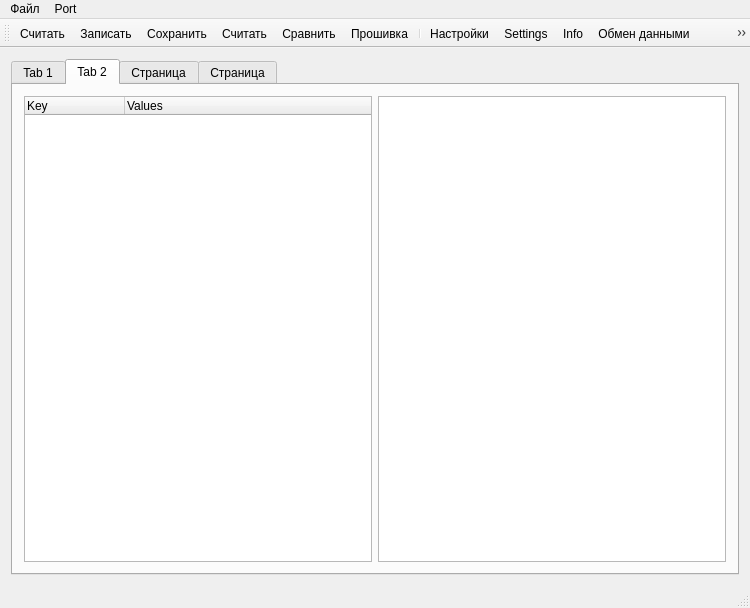
<?xml version="1.0" encoding="UTF-8"?>
<ui version="4.0">
 <class>ListenPort</class>
 <widget class="QMainWindow" name="ListenPort">
  <property name="geometry">
   <rect>
    <x>0</x>
    <y>0</y>
    <width>750</width>
    <height>608</height>
   </rect>
  </property>
  <property name="windowTitle">
   <string>ListenPort</string>
  </property>
  <widget class="QWidget" name="centralWidget">
   <layout class="QGridLayout" name="gridLayout">
    <item row="0" column="0">
     <widget class="QTabWidget" name="tabWidget">
      <property name="currentIndex">
       <number>1</number>
      </property>
      <widget class="QWidget" name="tab">
       <attribute name="title">
        <string>Tab 1</string>
       </attribute>
       <layout class="QGridLayout" name="gridLayout_3">
        <item row="0" column="0">
         <widget class="QGroupBox" name="grBoxSettings">
          <property name="title">
           <string>Settings</string>
          </property>
          <layout class="QFormLayout" name="formLayout">
           <item row="0" column="0">
            <widget class="QLabel" name="lblPort">
             <property name="text">
              <string>Port</string>
             </property>
            </widget>
           </item>
           <item row="0" column="1">
            <widget class="QComboBox" name="cbPortName"/>
           </item>
           <item row="1" column="0">
            <widget class="QLabel" name="lblBaudRate">
             <property name="text">
              <string>Baud Rate</string>
             </property>
            </widget>
           </item>
           <item row="1" column="1">
            <widget class="QComboBox" name="cbBaudRate"/>
           </item>
           <item row="2" column="0">
            <widget class="QLabel" name="lblDataBits">
             <property name="text">
              <string>Data Bits</string>
             </property>
            </widget>
           </item>
           <item row="2" column="1">
            <widget class="QComboBox" name="cbDataBist"/>
           </item>
           <item row="3" column="0">
            <widget class="QLabel" name="lblPairity">
             <property name="text">
              <string>Pairity</string>
             </property>
            </widget>
           </item>
           <item row="3" column="1">
            <widget class="QComboBox" name="cbPairity"/>
           </item>
           <item row="4" column="0">
            <widget class="QLabel" name="lblStopBits">
             <property name="text">
              <string>Stop Bits</string>
             </property>
            </widget>
           </item>
           <item row="4" column="1">
            <widget class="QComboBox" name="cbStopBits"/>
           </item>
           <item row="5" column="0">
            <widget class="QLabel" name="lblFlowControl">
             <property name="text">
              <string>Flow Control</string>
             </property>
            </widget>
           </item>
           <item row="5" column="1">
            <widget class="QComboBox" name="cbFlowControl"/>
           </item>
           <item row="6" column="0">
            <widget class="QLabel" name="lblAddres">
             <property name="text">
              <string>Addres</string>
             </property>
            </widget>
           </item>
           <item row="6" column="1">
            <widget class="QLineEdit" name="leAddres">
             <property name="text">
              <string>0</string>
             </property>
             <property name="frame">
              <bool>true</bool>
             </property>
             <property name="dragEnabled">
              <bool>false</bool>
             </property>
             <property name="clearButtonEnabled">
              <bool>false</bool>
             </property>
            </widget>
           </item>
           <item row="7" column="0" colspan="2">
            <widget class="QPushButton" name="pbConfigurate">
             <property name="text">
              <string>Configurate</string>
             </property>
            </widget>
           </item>
          </layout>
         </widget>
        </item>
       </layout>
      </widget>
      <widget class="QWidget" name="tab_2">
       <attribute name="title">
        <string>Tab 2</string>
       </attribute>
       <layout class="QGridLayout" name="gridLayout_2">
        <item row="0" column="0">
         <widget class="QTreeWidget" name="treeWidget">
          <column>
           <property name="text">
            <string>Key</string>
           </property>
          </column>
          <column>
           <property name="text">
            <string>Values</string>
           </property>
          </column>
         </widget>
        </item>
        <item row="0" column="1">
         <widget class="QTextEdit" name="teInfo"/>
        </item>
       </layout>
      </widget>
      <widget class="QWidget" name="tab_3">
       <attribute name="title">
        <string>Страница</string>
       </attribute>
       <layout class="QGridLayout" name="gridLayout_4">
        <item row="0" column="1">
         <widget class="QTextEdit" name="teInfo_2"/>
        </item>
        <item row="0" column="0">
         <widget class="QTreeWidget" name="treeWidget_2">
          <column>
           <property name="text">
            <string>Key</string>
           </property>
          </column>
          <column>
           <property name="text">
            <string>Values</string>
           </property>
          </column>
         </widget>
        </item>
       </layout>
      </widget>
      <widget class="QWidget" name="tab_4">
       <attribute name="title">
        <string>Страница</string>
       </attribute>
       <layout class="QGridLayout" name="gridLayout_5">
        <item row="0" column="0">
         <widget class="QTableView" name="tableView"/>
        </item>
       </layout>
      </widget>
     </widget>
    </item>
   </layout>
  </widget>
  <widget class="QMenuBar" name="menuBar">
   <property name="geometry">
    <rect>
     <x>0</x>
     <y>0</y>
     <width>750</width>
     <height>21</height>
    </rect>
   </property>
   <widget class="QMenu" name="menuFile">
    <property name="title">
     <string>Файл</string>
    </property>
    <addaction name="actionExit"/>
   </widget>
   <widget class="QMenu" name="menuPort">
    <property name="title">
     <string>Port</string>
    </property>
    <addaction name="actionOpen_port"/>
    <addaction name="actionClose_port"/>
   </widget>
   <addaction name="menuFile"/>
   <addaction name="menuPort"/>
  </widget>
  <widget class="QToolBar" name="mainToolBar">
   <attribute name="toolBarArea">
    <enum>TopToolBarArea</enum>
   </attribute>
   <attribute name="toolBarBreak">
    <bool>false</bool>
   </attribute>
   <addaction name="actRead"/>
   <addaction name="actWrite"/>
   <addaction name="actSave"/>
   <addaction name="actReadFormFile"/>
   <addaction name="actCompare"/>
   <addaction name="actFirmware"/>
   <addaction name="separator"/>
   <addaction name="actSettings"/>
   <addaction name="actChangeParams"/>
   <addaction name="actParams"/>
   <addaction name="actExchange"/>
   <addaction name="actWriteCatalog"/>
  </widget>
  <widget class="QStatusBar" name="statusBar"/>
  <action name="actRead">
   <property name="icon">
    <iconset resource="resource.qrc">
     <normaloff>:/pict/pict/read.png</normaloff>:/pict/pict/read.png</iconset>
   </property>
   <property name="text">
    <string>Считать</string>
   </property>
   <property name="toolTip">
    <string>Считать данные с утройства</string>
   </property>
   <property name="shortcut">
    <string>Ctrl+R</string>
   </property>
  </action>
  <action name="actWrite">
   <property name="icon">
    <iconset resource="resource.qrc">
     <normaloff>:/pict/pict/write_data.png</normaloff>:/pict/pict/write_data.png</iconset>
   </property>
   <property name="text">
    <string>Записать</string>
   </property>
   <property name="toolTip">
    <string>Записать данные в устройство</string>
   </property>
  </action>
  <action name="actSave">
   <property name="icon">
    <iconset resource="resource.qrc">
     <normaloff>:/pict/pict/save_data.png</normaloff>:/pict/pict/save_data.png</iconset>
   </property>
   <property name="text">
    <string>Сохранить</string>
   </property>
   <property name="toolTip">
    <string>Сохранить в файл</string>
   </property>
   <property name="shortcut">
    <string>Ctrl+S</string>
   </property>
  </action>
  <action name="actReadFormFile">
   <property name="icon">
    <iconset resource="resource.qrc">
     <normaloff>:/pict/pict/read_data.png</normaloff>:/pict/pict/read_data.png</iconset>
   </property>
   <property name="text">
    <string>Считать</string>
   </property>
   <property name="toolTip">
    <string>Считать данные из файла</string>
   </property>
  </action>
  <action name="actCompare">
   <property name="icon">
    <iconset resource="resource.qrc">
     <normaloff>:/pict/pict/compare.png</normaloff>:/pict/pict/compare.png</iconset>
   </property>
   <property name="text">
    <string>Сравнить</string>
   </property>
   <property name="toolTip">
    <string>Сравнить Settings в программе и устройстве</string>
   </property>
  </action>
  <action name="actFirmware">
   <property name="icon">
    <iconset resource="resource.qrc">
     <normaloff>:/pict/pict/firmware.png</normaloff>:/pict/pict/firmware.png</iconset>
   </property>
   <property name="text">
    <string>Прошивка</string>
   </property>
   <property name="toolTip">
    <string>Прошивка устройства</string>
   </property>
  </action>
  <action name="actionExit">
   <property name="text">
    <string>Выход</string>
   </property>
  </action>
  <action name="actSettings">
   <property name="checkable">
    <bool>true</bool>
   </property>
   <property name="icon">
    <iconset resource="resource.qrc">
     <normaloff>:/pict/pict/settings.png</normaloff>:/pict/pict/settings.png</iconset>
   </property>
   <property name="text">
    <string>Настройки</string>
   </property>
   <property name="toolTip">
    <string>Определение настроек порта</string>
   </property>
  </action>
  <action name="actChangeParams">
   <property name="text">
    <string>Settings</string>
   </property>
   <property name="toolTip">
    <string>Редактирование параметров Settings</string>
   </property>
  </action>
  <action name="actParams">
   <property name="text">
    <string>Info</string>
   </property>
   <property name="toolTip">
    <string>Текущие параметры устройства</string>
   </property>
  </action>
  <action name="actExchange">
   <property name="icon">
    <iconset resource="resource.qrc">
     <normaloff>:/pict/pict/exchange.png</normaloff>:/pict/pict/exchange.png</iconset>
   </property>
   <property name="text">
    <string>Обмен данными</string>
   </property>
   <property name="toolTip">
    <string>Отображает обмен на уровне пакетов</string>
   </property>
  </action>
  <action name="actionOpen_port">
   <property name="text">
    <string>Open port</string>
   </property>
  </action>
  <action name="actionClose_port">
   <property name="text">
    <string>Close port</string>
   </property>
  </action>
  <action name="actionChangeRow">
   <property name="text">
    <string>Change row</string>
   </property>
  </action>
  <action name="actionAddRow">
   <property name="text">
    <string>Add row</string>
   </property>
  </action>
  <action name="actionDeleteRow">
   <property name="text">
    <string>Delete row</string>
   </property>
  </action>
  <action name="actionAddChildrenRow">
   <property name="text">
    <string>Add children row</string>
   </property>
  </action>
  <action name="actWriteCatalog">
   <property name="text">
    <string>Записать каталог</string>
   </property>
  </action>
 </widget>
 <layoutdefault spacing="6" margin="11"/>
 <resources>
  <include location="resource.qrc"/>
 </resources>
 <connections/>
</ui>
